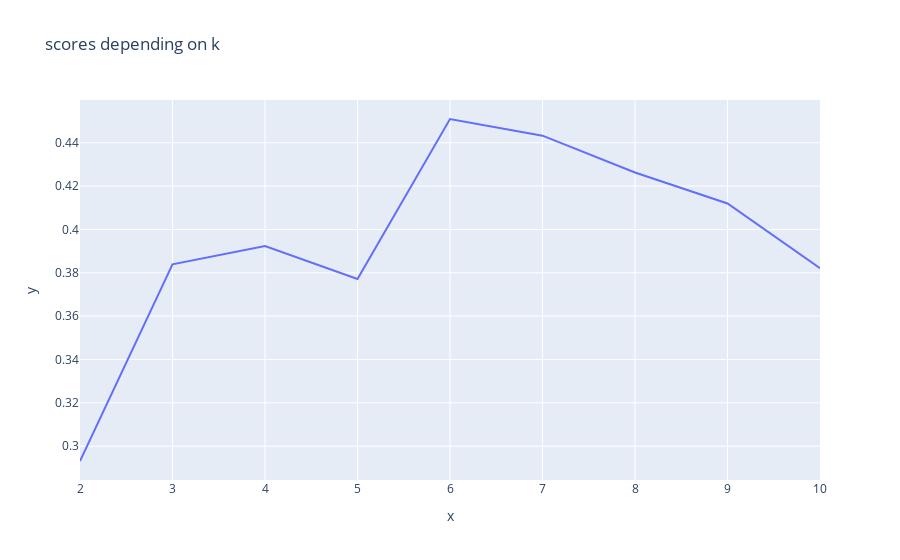

Source (notebook cell):
### Code cell
px.line(y=km_scores,x=range(2,11),title='scores depending on k')

### Figure 1 — Plotly figure (JSON) as saved in the notebook; plotly's stock layout.template omitted (floating-point values rounded to 4 significant figures)
{"data": [{"hovertemplate": "x=%{x}<br>y=%{y}<extra></extra>", "legendgroup": "", "line": {"color": "#636efa", "dash": "solid"}, "marker": {"symbol": "circle"}, "mode": "lines", "name": "", "orientation": "v", "showlegend": false, "type": "scatter", "x": [2, 3, 4, 5, 6, 7, 8, 9, 10], "xaxis": "x", "y": [0.2932, 0.3839, 0.3924, 0.3771, 0.451, 0.4433, 0.4263, 0.412, 0.3821], "yaxis": "y"}], "layout": {"legend": {"tracegroupgap": 0}, "title": {"text": "scores depending on k"}, "xaxis": {"anchor": "y", "domain": [0, 1], "title": {"text": "x"}}, "yaxis": {"anchor": "x", "domain": [0, 1], "title": {"text": "y"}}}}
